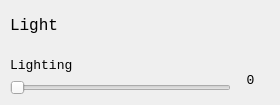
    <widget class="QWidget" name="tab_5">
     <attribute name="title">
      <string/>
     </attribute>
     <widget class="QLabel" name="label_13">
      <property name="geometry">
       <rect>
        <x>10</x>
        <y>50</y>
        <width>171</width>
        <height>31</height>
       </rect>
      </property>
      <property name="palette">
       <palette>
        <active>
         <colorrole role="Button">
          <brush brushstyle="SolidPattern">
           <color alpha="255">
            <red>0</red>
            <green>0</green>
            <blue>0</blue>
           </color>
          </brush>
         </colorrole>
         <colorrole role="Base">
          <brush brushstyle="SolidPattern">
           <color alpha="255">
            <red>0</red>
            <green>0</green>
            <blue>0</blue>
           </color>
          </brush>
         </colorrole>
         <colorrole role="Window">
          <brush brushstyle="SolidPattern">
           <color alpha="255">
            <red>0</red>
            <green>0</green>
            <blue>0</blue>
           </color>
          </brush>
         </colorrole>
        </active>
        <inactive>
         <colorrole role="Button">
          <brush brushstyle="SolidPattern">
           <color alpha="255">
            <red>0</red>
            <green>0</green>
            <blue>0</blue>
           </color>
          </brush>
         </colorrole>
         <colorrole role="Base">
          <brush brushstyle="SolidPattern">
           <color alpha="255">
            <red>0</red>
            <green>0</green>
            <blue>0</blue>
           </color>
          </brush>
         </colorrole>
         <colorrole role="Window">
          <brush brushstyle="SolidPattern">
           <color alpha="255">
            <red>0</red>
            <green>0</green>
            <blue>0</blue>
           </color>
          </brush>
         </colorrole>
        </inactive>
        <disabled>
         <colorrole role="Button">
          <brush brushstyle="SolidPattern">
           <color alpha="255">
            <red>0</red>
            <green>0</green>
            <blue>0</blue>
           </color>
          </brush>
         </colorrole>
         <colorrole role="Base">
          <brush brushstyle="SolidPattern">
           <color alpha="255">
            <red>0</red>
            <green>0</green>
            <blue>0</blue>
           </color>
          </brush>
         </colorrole>
         <colorrole role="Window">
          <brush brushstyle="SolidPattern">
           <color alpha="255">
            <red>0</red>
            <green>0</green>
            <blue>0</blue>
           </color>
          </brush>
         </colorrole>
        </disabled>
       </palette>
      </property>
      <property name="font">
       <font>
        <family>Consolas</family>
        <pointsize>10</pointsize>
       </font>
      </property>
      <property name="text">
       <string>Lighting</string>
      </property>
     </widget>
     <widget class="QSlider" name="sliderShine">
      <property name="geometry">
       <rect>
        <x>10</x>
        <y>80</y>
        <width>221</width>
        <height>16</height>
       </rect>
      </property>
      <property name="minimum">
       <number>0</number>
      </property>
      <property name="maximum">
       <number>5</number>
      </property>
      <property name="orientation">
       <enum>Qt::Horizontal</enum>
      </property>
      <property name="invertedAppearance">
       <bool>false</bool>
      </property>
      <property name="invertedControls">
       <bool>false</bool>
      </property>
     </widget>
     <widget class="QLabel" name="label_22">
      <property name="geometry">
       <rect>
        <x>230</x>
        <y>70</y>
        <width>41</width>
        <height>21</height>
       </rect>
      </property>
      <property name="palette">
       <palette>
        <active>
         <colorrole role="Button">
          <brush brushstyle="SolidPattern">
           <color alpha="255">
            <red>0</red>
            <green>0</green>
            <blue>0</blue>
           </color>
          </brush>
         </colorrole>
         <colorrole role="Base">
          <brush brushstyle="SolidPattern">
           <color alpha="255">
            <red>0</red>
            <green>0</green>
            <blue>0</blue>
           </color>
          </brush>
         </colorrole>
         <colorrole role="Window">
          <brush brushstyle="SolidPattern">
           <color alpha="255">
            <red>0</red>
            <green>0</green>
            <blue>0</blue>
           </color>
          </brush>
         </colorrole>
        </active>
        <inactive>
         <colorrole role="Button">
          <brush brushstyle="SolidPattern">
           <color alpha="255">
            <red>0</red>
            <green>0</green>
            <blue>0</blue>
           </color>
          </brush>
         </colorrole>
         <colorrole role="Base">
          <brush brushstyle="SolidPattern">
           <color alpha="255">
            <red>0</red>
            <green>0</green>
            <blue>0</blue>
           </color>
          </brush>
         </colorrole>
         <colorrole role="Window">
          <brush brushstyle="SolidPattern">
           <color alpha="255">
            <red>0</red>
            <green>0</green>
            <blue>0</blue>
           </color>
          </brush>
         </colorrole>
        </inactive>
        <disabled>
         <colorrole role="Button">
          <brush brushstyle="SolidPattern">
           <color alpha="255">
            <red>0</red>
            <green>0</green>
            <blue>0</blue>
           </color>
          </brush>
         </colorrole>
         <colorrole role="Base">
          <brush brushstyle="SolidPattern">
           <color alpha="255">
            <red>0</red>
            <green>0</green>
            <blue>0</blue>
           </color>
          </brush>
         </colorrole>
         <colorrole role="Window">
          <brush brushstyle="SolidPattern">
           <color alpha="255">
            <red>0</red>
            <green>0</green>
            <blue>0</blue>
           </color>
          </brush>
         </colorrole>
        </disabled>
       </palette>
      </property>
      <property name="font">
       <font>
        <family>Consolas</family>
        <pointsize>10</pointsize>
       </font>
      </property>
      <property name="text">
       <string notr="true">0</string>
      </property>
      <property name="alignment">
       <set>Qt::AlignCenter</set>
      </property>
     </widget>
     <widget class="QLabel" name="label_39">
      <property name="geometry">
       <rect>
        <x>10</x>
        <y>10</y>
        <width>210</width>
        <height>30</height>
       </rect>
      </property>
      <property name="font">
       <font>
        <family>Consolas</family>
        <pointsize>12</pointsize>
        <kerning>true</kerning>
       </font>
      </property>
      <property name="text">
       <string>Light</string>
      </property>
     </widget>
    </widget>
